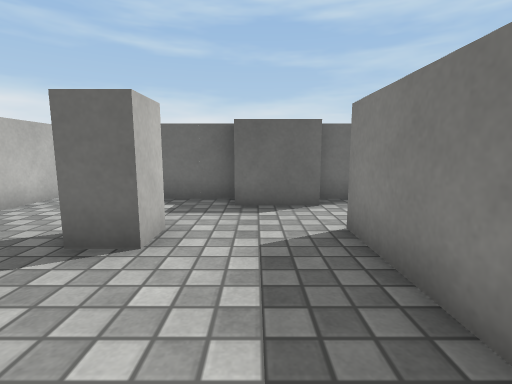
[1] (above)

22 first-person views from a walk through a 3-D level made in the Unity game engine. The camera is 0.62 m above the floor, tilts 8° down and sees 85° across. The floor is counted in squares, 0.5 m on a side. Each view is taken from the middle of a square. On the plan, view 1 faces up. The plan holds only what a view shows up to about 13 squares ahead; the rest is blank. The place goes on beyond the plan. Surface patterns are stand-ins for the level's own textures.

[2]
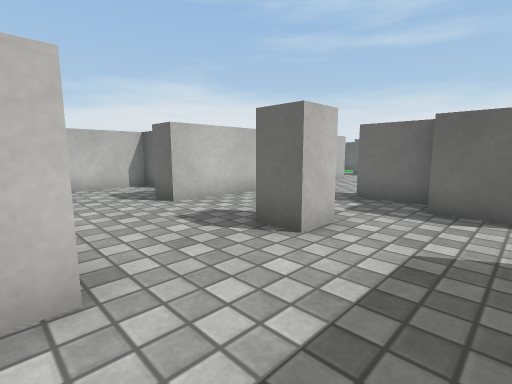

[3]
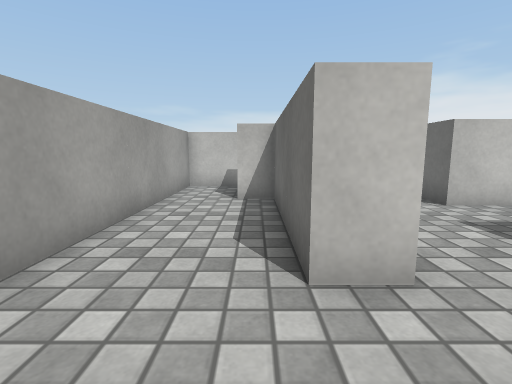

[4]
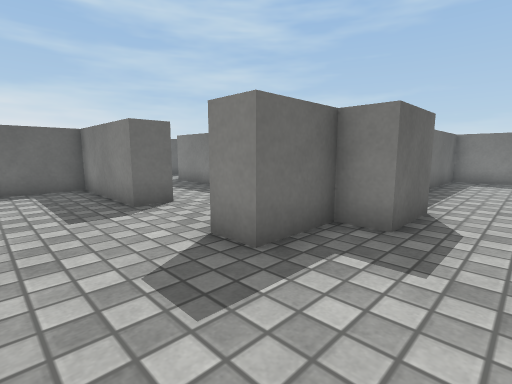

[5]
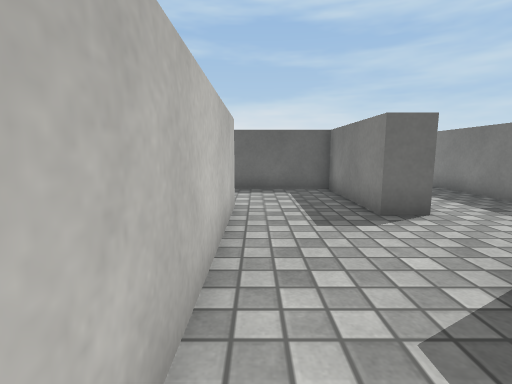

[6]
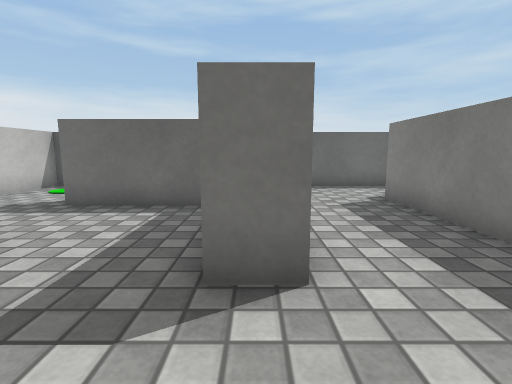

[7]
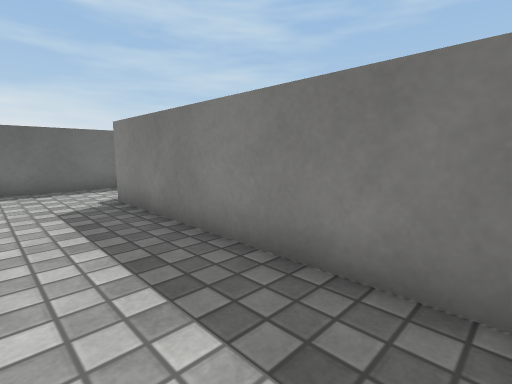

[8]
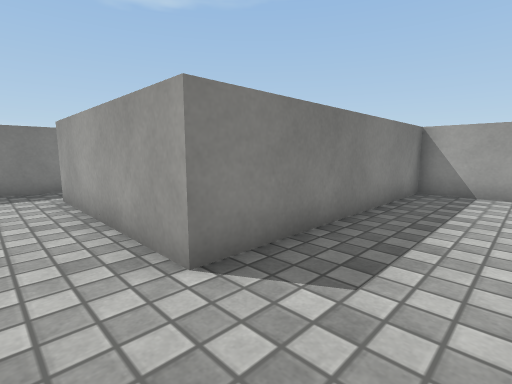

[9]
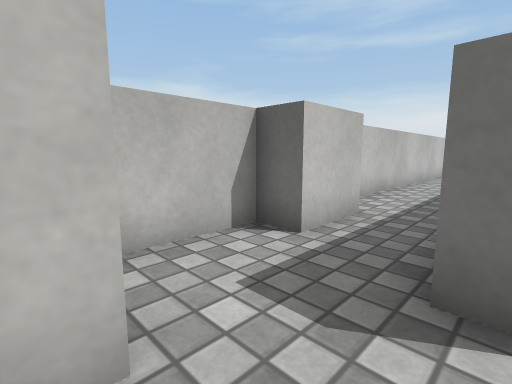

[10]
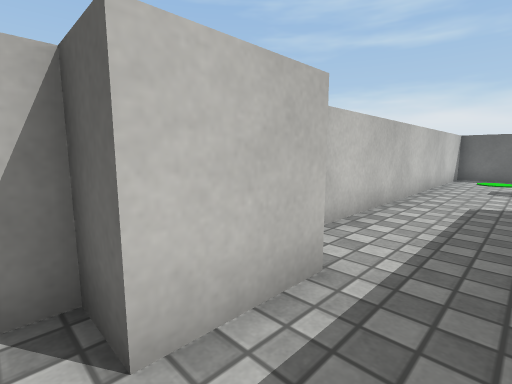

[11]
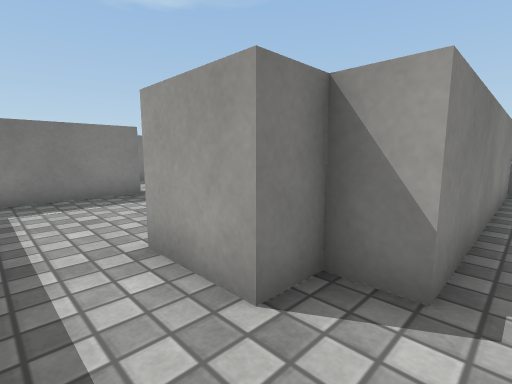

[12]
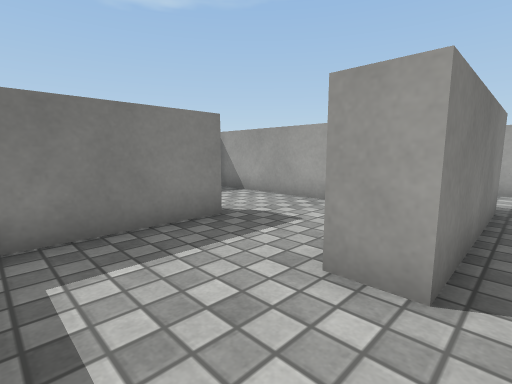

[13]
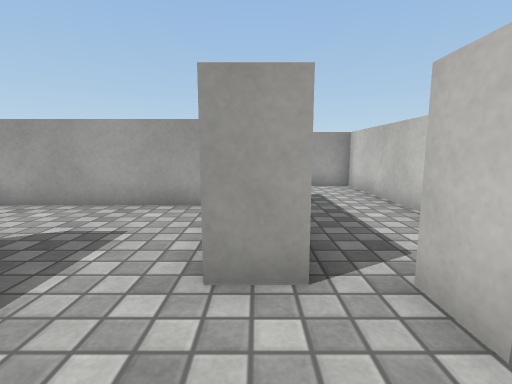

[14]
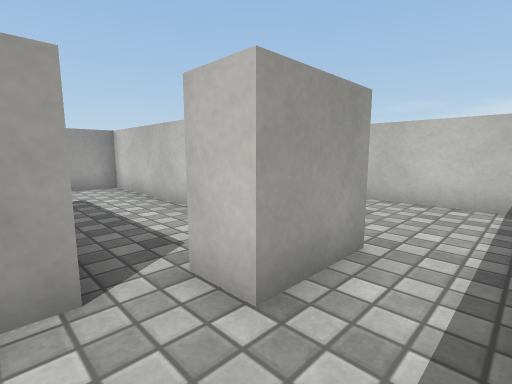

[15]
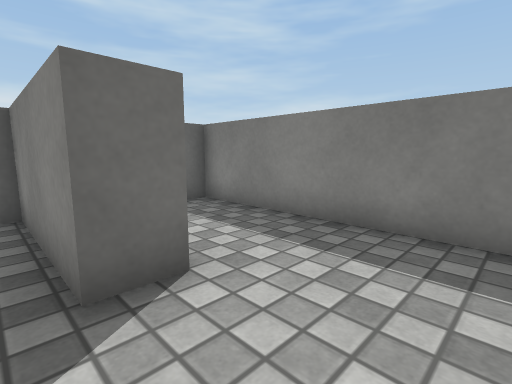

[16]
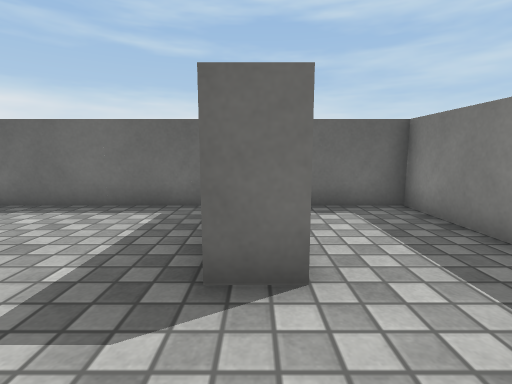

[17]
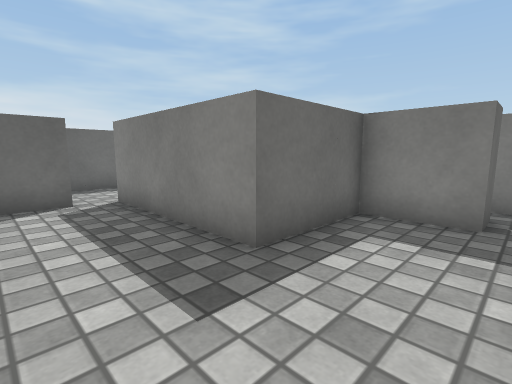

[18]
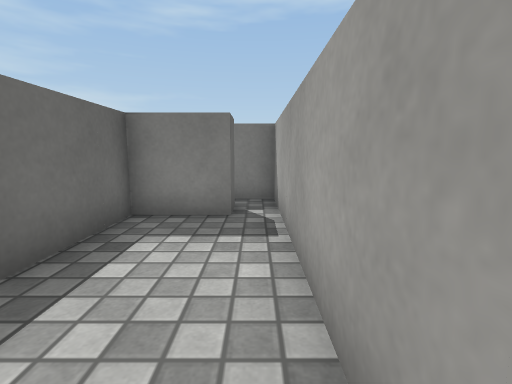

[19]
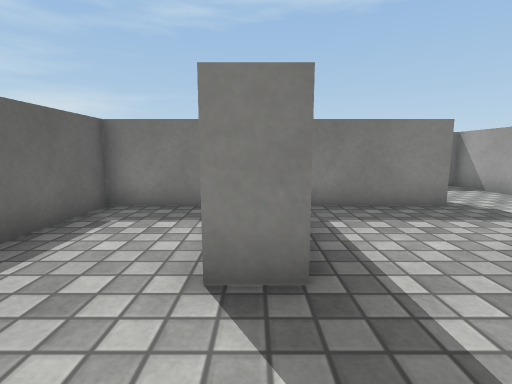

[20]
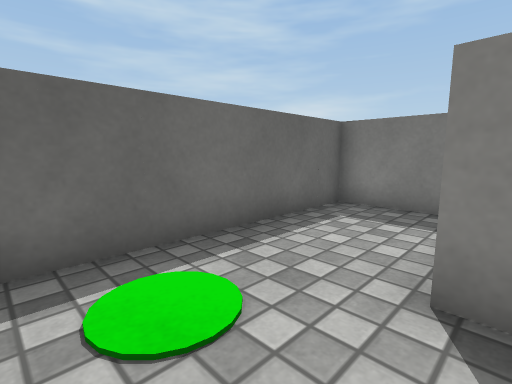

[21]
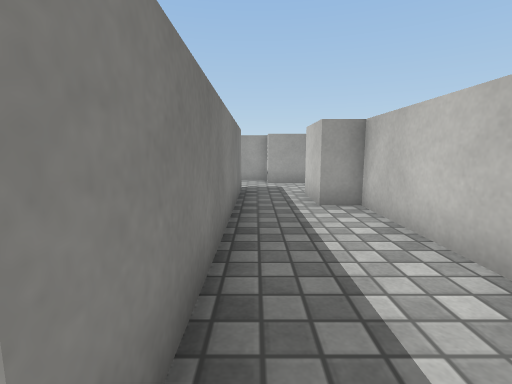

[22]
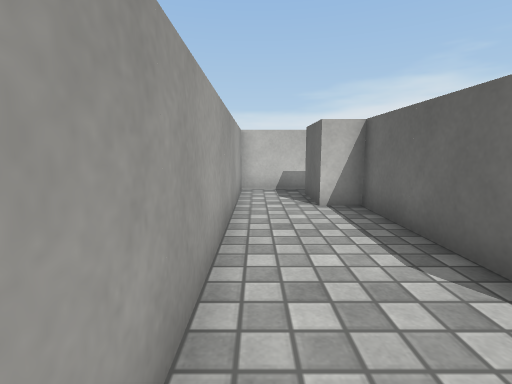

### Floor plan
Points are (right, up) in squares from view 1. A wall is a line through its corners. A room is listed if a view was taken in it or the views show most of it. See-through windows are left out.
Room 1 (views 1, 2, 3, 4, 5, 6, 7, 8, 9, 10, 11, 12, 19, 20, 21, 22)
walls: (-0.9, 8.5) (1.5, 8.5) (1.5, 16.5) (2.5, 16.5) (2.5, 17.5) (4.5, 17.5) (4.5, 16.5); (-1.5, 4.6) (-1.5, 3.5) (-2.5, 3.5); (-1.4, 11.5) (-2.5, 11.5) (-2.5, 15.5) (-6.5, 15.5) (-6.5, 16.5); (1.6, 6.5) (-0.5, 6.5) (-0.5, 7.5) (-2.5, 7.5) (-2.5, 8.5); (-5.5, 12.5) (-5.5, 3.5) (-6.5, 3.5) (-6.5, 12.5); (2.6, 7.5) (1.6, 7.5); (-1.5, 0.6) (-1.5, -0.5) (-6.5, -0.5) (-6.5, -1.5) (-8.5, -1.5); (-7.6, 0.5) (-6.2, 0.5); (-9.1, 1.5) (-7.5, 1.5) (-7.5, 0.9); (-2.5, 17.2) (-2.5, 19.5) (-9.5, 19.5) (-9.5, 6.5) (-8.5, 6.5) (-8.5, 4.5) (-9.5, 4.5) (-9.5, 2); (-1.5, 18.8) (-1.5, 15.8); (-9.5, -1.2) (-9.5, -3.5) (1.5, -3.5) (1.5, 4.5) (7.5, 4.5); (5.5, 16.5) (6.5, 16.5); (9.5, 4.1) (9.5, 7.5) (5.8, 7.5); (5.6, 19.5) (-0.6, 19.5)
ways out: opening at (5.3, 18) to room 2; opening at (5, 17) to room 3; opening at (8, 4)
Room 2 (views 13, 14, 15, 16)
walls: (10.6, 15.5) (9.5, 15.5) (9.5, 19.5) (5.6, 19.5); (7.2, 12.5) (13.4, 12.5); (13.5, 13) (13.5, 19.5) (11.2, 19.5)
ways out: opening at (5.3, 18) to room 1
Room 3 (views 17, 18)
walls: (2.5, 13.2) (2.5, 8.5) (9.5, 8.5); (4.5, 16.5) (3.2, 16.5); (9.5, 9.5) (8.5, 9.5) (8.5, 11.5) (5.5, 11.5) (5.5, 16.5)
ways out: opening at (5, 17) to room 1; opening at (9, 9) to room 4
Room 4 (no view inside)
walls: (9.5, 8.5) (10.5, 8.5) (10.5, 9.6)
ways out: opening at (9, 9) to room 3; opening at (10, 10)

Where each view was taken, in squares from view 1:
view 1: 0 up, 0 right, facing up
view 2: 0 up, 1 right, facing up-left
view 3: 1 down, 1 right, facing left
view 4: 5 up, 5 left, facing up-right
view 5: 6 up, 5 left, facing up
view 6: 9 up, 2 left, facing up
view 7: 9 up, 1 left, facing up-right
view 8: 6 up, 1 left, facing down-right
view 9: 1 up, 6 left, facing up-left
view 10: 4 up, 7 left, facing up-left
view 11: 19 up, 1 right, facing down-right
view 12: 19 up, 5 right, facing down-right
view 13: 19 up, 6 right, facing down
view 14: 19 up, 6 right, facing down-left
view 15: 13 up, 9 right, facing up-right
view 16: 13 up, 10 right, facing up
view 17: 9 up, 3 right, facing up-right
view 18: 9 up, 3 right, facing right
view 19: 16 up, 9 left, facing right
view 20: 16 up, 9 left, facing up-right
view 21: 13 up, 7 left, facing down
view 22: 3 down, 0 right, facing left
